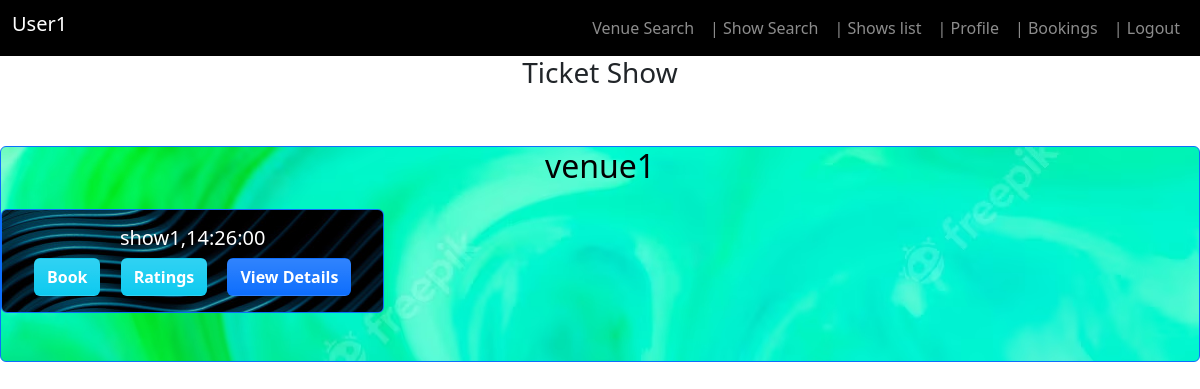
The app's page / (signed in) with its own data.
### models.py (models this page shows)
class User(db.Model, UserMixin):
    __tablename__ = 'user'
    id = db.Column(db.Integer, autoincrement=True, primary_key=True)
    name = db.Column(db.String(100), nullable=False)
    email = db.Column(db.String(100), unique=True, nullable=False)
    password = db.Column(db.String(100), nullable=False)
    user_type = db.Column(db.String(20), nullable=False)

class Venue(db.Model):
    __tablename__ = 'venue'
    id = db.Column(db.Integer, autoincrement=True, primary_key=True)
    vname = db.Column(db.String(100), nullable=False)
    location = db.Column(db.String(100), nullable=False)
    address = db.Column(db.String(100), nullable=False)
    capacity = db.Column(db.Integer, nullable=False)
    venue_pic = db.Column(db.String)
    show = db.relationship('Show', backref='venue')

class Show(db.Model):
    __tablename__ = 'show'
    id = db.Column(db.Integer, autoincrement=True, primary_key=True)
    sname = db.Column(db.String(100), nullable=False)
    sdate = db.Column(db.Date)
    stime = db.Column(db.Time)
    sduration = db.Column(db.Time)
    sdescription = db.Column(db.String(100), nullable=False)
    Tag = db.Column(db.String(100), nullable=False)
    Ticket_Price = db.Column(db.Integer, nullable=False)
    show_pic = db.Column(db.String)
    venue_id = db.Column(db.Integer, db.ForeignKey(
        'venue.id', ondelete="CASCADE"), nullable=False)
    summary = db.relationship('Summary', backref='summary')

### views.py (the view)
@views.route("/")
@login_required
def home():
    admin = User.query.filter_by(user_type='admin').first()
    show = Show.query.all()
    venue = Venue.query.all()
    user = current_user
    show_venue_id = []
    for row in show:
        show_venue_id.append(row.venue_id)
    if current_user == admin:
        return render_template('adminhome.html', venue=venue, admin=admin)
    else:
        return render_template('user_dashboard.html', venue=venue, show=show, user=user, show_venue_id=show_venue_id)

### __init__.py (called while the page is built)
def create_app():
    app = Flask(__name__)
    app.config['SECRET_KEY'] = 'djafcmmcflsemclvqoewje329rj3fjijkvwnvw32ijrnfti2nfqkenvc'
    app.config['SQLALCHEMY_DATABASE_URI'] = 'sqlite:///database.sqlite3'
    app.config['SECURITY_PASSWORD_SALT'] = "efmewkvmijgw3of2rk4mg4vfipgjv"
    app.config['SQLALCHEMY_TRACK_MODIFICATIONS'] = False
    db.init_app(app)
    from .views import views
    from .auth import auth
    app.register_blueprint(views, url_prefix='/')
    app.register_blueprint(auth, url_prefix='/')
    from .models import User
    database(app)
    login_manager = LoginManager()
    login_manager.login_view = 'auth.login'
    login_manager.login_message = "Please login."
    login_manager.login_message_category = "warning"
    login_manager.init_app(app)
    @login_manager.user_loader
    def load_user(id):
        return User.query.get(int(id))
    return app

### templates/user_dashboard.html (shortened to what this page needs)
<!DOCTYPE html>
<html lang="en">
  <head>
    <link
      href="https://cdn.jsdelivr.net/npm/bootstrap@5.2.3/dist/css/bootstrap.min.css"
      rel="stylesheet"
    />
    <nav class="navbar navbar-expand-lg navbar-dark bg-black">
      <div class="container-fluid">
        <h5 class="text-white">{{user.name|title}}</h5>
        <div class="collapse navbar-collapse justify-content-end">
          <ul class="navbar-nav">
            <li class="nav-item">
              <a class="nav-link" href="/search">Venue Search</a>
            </li>
            <li class="nav-item">
              <a class="nav-link" href="/showsearch">| Show Search</a>
            </li>
            <li class="nav-item">
              <a class="nav-link" href="/userviewshow">| Shows list</a>
            </li>
            <li class="nav-item">
              <a class="nav-link" href="/userprofile">| Profile</a>
            </li>
            <li class="nav-item">
              <a class="nav-link" href="/userbooking">| Bookings</a>
            </li>
            <li class="nav-item">
              <a class="nav-link" href="/logout">| Logout</a>
            </li>
          </ul>
        </div>
      </div>
    </nav>
  </head>
  <body>
    <h3 class="text-center">Ticket Show</h3>
    <br />
    <br />
    {%if show != [] %} {% for v in venue %}
    <div
      class="card border-primary mb-5 text-center"
      style="background-image: url(../static/images/bgimage2.png)"
    >
      <div class="row">
        <div class="col-md-12 mb-3">
          <h2 class="card-title text-black font-weight-bold">{{v.vname}}</h2>
        </div>
      </div>
      {% for i in range(0, show|length, 3) %}
      <div class="row">
        {% for show in show[i:i+3] %} {%if v.id == show.venue_id%}
        <div class="col-lg-4 col-md-6 col-sm-12 text-center">
          <div
            class="card text-white mb-5 card border-primary mb-5"
            style="background-image: url(../static/images/bgimage1.png)"
          >
            <div class="card-body">
              <h5 class="card-title">{{ show.sname }},{{show.stime}}</h5>
              <a href="/seatbook/{{show.id}}" class="card-link">
                <button
                  type="button"
                  class="text-white btn bg-info bg-gradient"
                >
                  <b>Book</b>
                </button></a
              >
              <a href="/summarypage/{{show.id}}" class="card-link">
                <button
                  type="button"
                  class="text-white btn bg-info bg-gradient"
                >
                  <b>Ratings</b>
                </button></a
              >
              <a href="/viewdetails/{{show.id}}" class="card-link"
                ><button
                  type="button"
                  class="text-white btn bg-primary bg-gradient"
                >
                  <b>View Details</b>
                </button></a
              >
            </div>
          </div>
        </div>
        {%endif%} {% endfor %}
      </div>
      {% endfor %}
    </div>
    {% endfor %} {%endif%}
  </body>
</html>

### records on screen
User: name "User1"
Venue: vname "venue1"
Show: sname "show1", stime "14:26:00"
